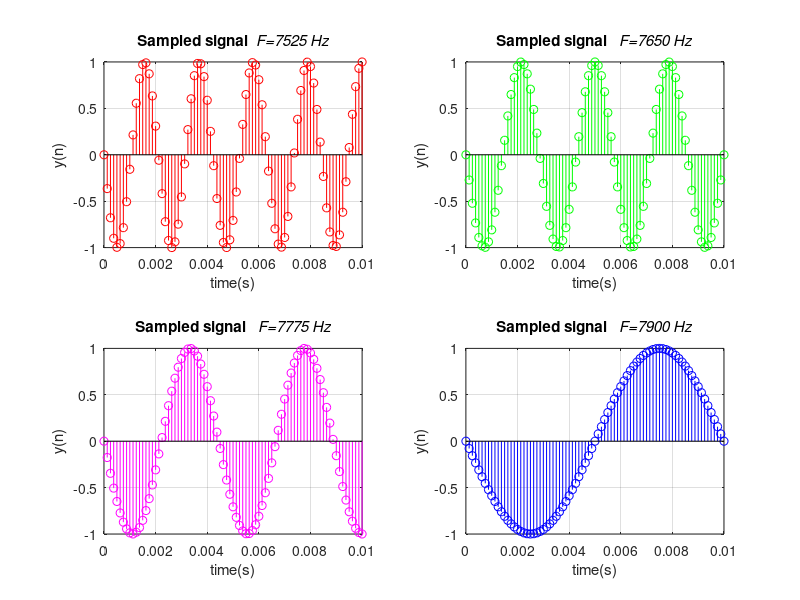

Write MATLAB code to recreate this figure.
%LAB 4-Muestreo
%IV.4
t=0:0.001:1;
fx=7525;%frecuencia analogica
Fs=8e3; %frecuencia de muestreo 10*fx
Ts=(0:Fs)./Fs;
xn=sin(2*pi*fx*Ts);
subplot(2,2,1);
stem(Ts,xn,'r');grid on
xlim([0 0.01])
title('Sampled signal \it F=7525 Hz')
xlabel('time(s)')
ylabel('y(n)')

fx=7650;%frecuencia analogica
Fs=8e3; %frecuencia de muestreo 10*fx
Ts=linspace(0,1,Fs+1);
xn=sin(2*pi*fx*Ts);
subplot(2,2,2);
stem(Ts,xn,'g');grid on
xlim([0 0.01])
title('Sampled signal  \it F=7650 Hz')
xlabel('time(s)')
ylabel('y(n)')

fx=7775;%frecuencia analogica
Fs=8e3; %frecuencia de muestreo 10*fx
Ts=(0:Fs)./Fs;
xn=sin(2*pi*fx*Ts);
subplot(2,2,3);
stem(Ts,xn,'m');grid on
xlim([0 0.01])
title('Sampled signal  \it F=7775 Hz')
xlabel('time(s)')
ylabel('y(n)')

fx=7900;%frecuencia analogica
Fs=8e3; %frecuencia de muestreo 10*fx
Ts=(0:Fs)./Fs;
xn=sin(2*pi*fx*Ts);
subplot(2,2,4);
stem(Ts,xn,'b');grid on
xlim([0 0.01])
title('Sampled signal  \it F=7900 Hz')
xlabel('time(s)')
ylabel('y(n)')